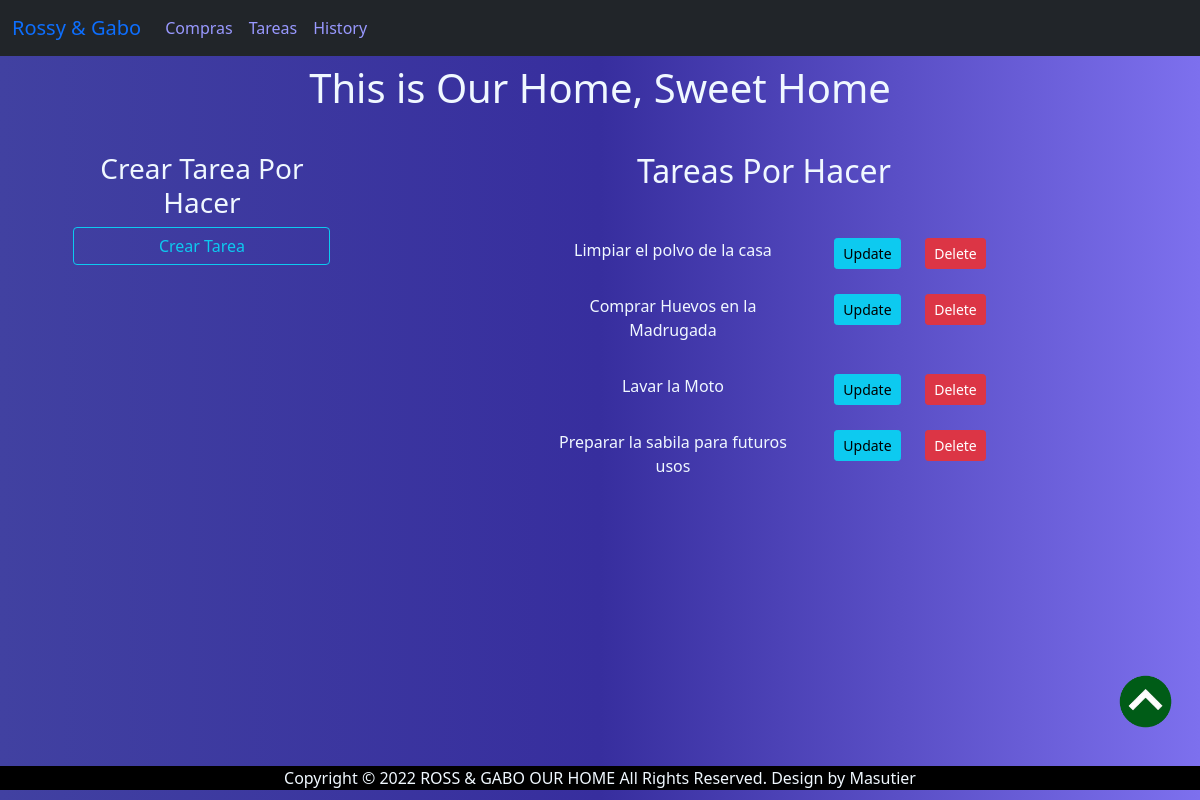
Page /doit on the committed database.
### app.py (models this page shows, shortened)
class Todo(db.Model):
    id = db.Column(db.Integer, primary_key=True)
    todo = db.Column(db.String(180), nullable=False)
    dateStart = db.Column(db.DateTime, nullable=True, default=datetime.utcnow)
    dateEnd = db.Column(db.DateTime, nullable=True, default=datetime.utcnow, onupdate=datetime.utcnow)

### app.py (the view)
@app.route('/doit')
def doit():
    objDoit = Todo.query.all()
    return render("doit.html", objDoit=objDoit)

### templates/doit.html
{% extends 'layout.html' %}
{% block content %}
<div class="col-12 mx-auto mb-5">
    <div class="col-11 mx-auto">
        <div class="row">
            <div class="col-3 mx-auto c p-4">
                <div class="row">
                    <h3>Crear Tarea Por Hacer</h3>
                    <a type="button" class="btn btn-outline-info"href="{{ url_for ('createdoit') }}">Crear Tarea</a>
                </div>
            </div>
            <div class="col-8 mx-auto c p-4">
                <h2 class="mb-5">Tareas Por Hacer</h2>
                {% if objDoit %}
                    {% for item in objDoit %}
                        <div class="col-lg-8 mx-auto row mb-3 ">
                            <div class="container col-7">
                                <p>{{ item.todo }}</p>
                            </div>
                            <div class="container col-2">
                                <td><a href="{{ url_for ('updatedoit', id=item.id) }}" class="btn btn-info btn-sm">Update</a></td>
                            </div>
                            <div class="container col-2">
                                <td><a href="{{ url_for ('deletedoit', id=item.id) }}" class="btn btn-danger btn-sm">Delete</a></td>
                            </div>
                        </div>
                    {% endfor %}
                {% else %}
                    <p>No hay Items</p>
                {% endif %}
            </div>
        </div>
    </div>
</div>
{% endblock content %}

### static/css/all.css (style rules this page uses)
body { color: aliceblue; background: #7d70ee; background: -webkit-linear-gradient(to right, #4141a1, #372e9e, #7d70ee); background: linear-gradient(to right, #4141a1, #372e9e, #7d70ee); }
.c { text-align: center !important; }

### rows in the picture
Todo: todo "Limpiar el polvo de la casa"
Todo: todo "Comprar Huevos en la Madrugada"
Todo: todo "Lavar la Moto"
Todo: todo "Preparar la sabila para futuros usos"
